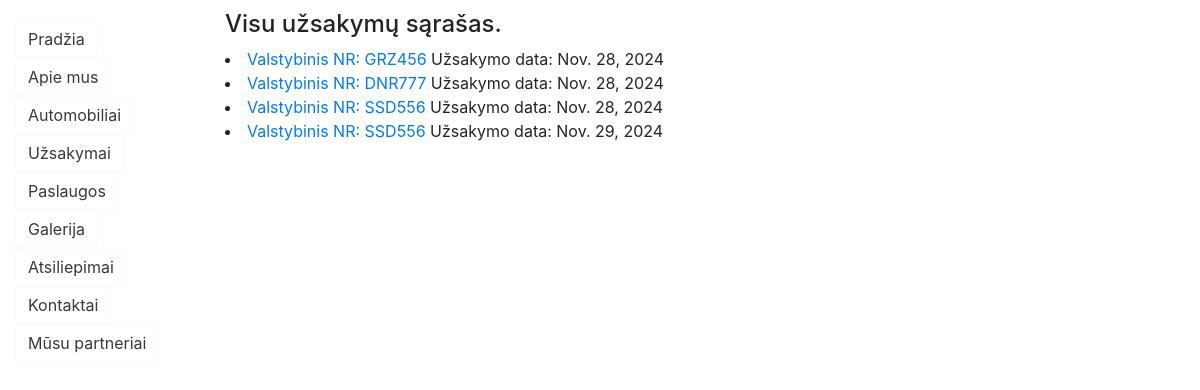
Page /servis/uzsakymai/ on the earlier database version.
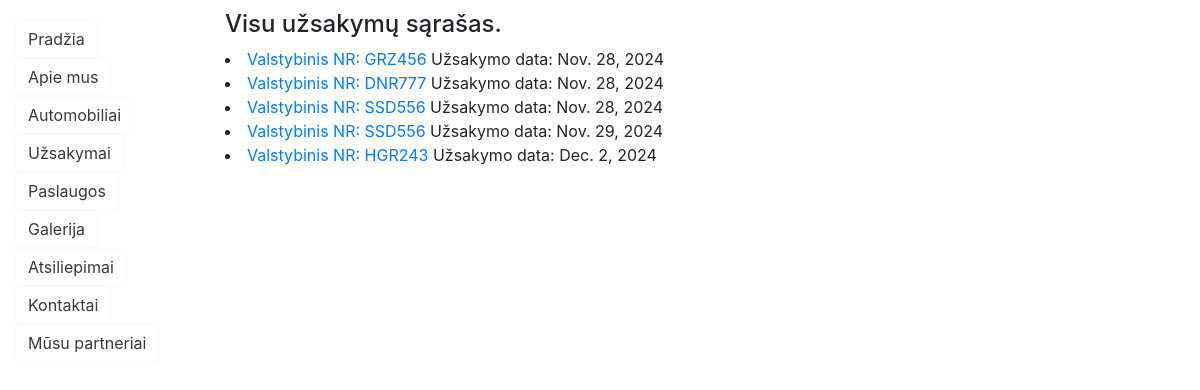
Same page on the later database version.
### servis/models.py (models this page shows, shortened)
class Uzsakymas(models.Model):
    Data = models.DateField("Data", null=False)
    Automobilis = models.ForeignKey("Automobilis", on_delete=models.CASCADE, null=False)
    UZS_STATUS = (
        ("v", "Vykdoma"),
        ("l", "Laukiama"),
        ("p", "Paruošta"),
        ("n", "Nukelta"),
    )
    status = models.CharField(
        max_length=1,
        choices=UZS_STATUS,
        blank=True,
        default="l",
        help_text="Statusas"
    )
    class Meta:
        ordering = ["Data"]
        verbose_name = "Užsakymas"
        verbose_name_plural = "Užsakymai"

class Automobilis(models.Model):
    Valstybinis_NR = models.CharField("Mašinos valstybinis numeris", max_length=10, null=False)
    VIN_kodas = models.CharField("Mašinos VIN numeris/kodas", max_length=25, null=False)
    Klientas = models.CharField("Kliento Vardas Pavardė", max_length=50, null=False)
    AutomobilioModelis = models.ForeignKey("AutomobilioModelis", on_delete=models.CASCADE, null=False)
    class Meta:
        verbose_name = "Automobilis"
        verbose_name_plural = "Automobiliai"

### servis/views.py (the view)
# urls.py: path('uzsakymai/',views.UzsakymasListView.as_view(),name="uzsakymai"),
class UzsakymasListView(generic.ListView):
    model = Uzsakymas
    template_name = "uzsakymai_list.html"

### servis/templates/uzsakymai_list.html
{% extends "base.html" %}
{% block content %}
<div class="container uzsakymai">
    <h4>Visu užsakymų sąrašas.</h4>
    {% for uzs in uzsakymas_list %}
    <li><a href="{{ uzs.id }}">Valstybinis NR: {{uzs.Automobilis.Valstybinis_NR}}</a> Užsakymo data: {{uzs.Data}}</li>
    {% endfor %}
</div>
{% endblock %}

### servis/templates/base.html (shortened to what this page needs)
<!DOCTYPE html>
<html lang="en" data-bs-theme="dark">
<head>
    <link rel="stylesheet" href="https://stackpath.bootstrapcdn.com/bootstrap/4.1.3/css/bootstrap.min.css"
>
    {% load static %}
    <link rel="stylesheet" href="{% static 'css/styles.css' %}">
</head>
<body>
<div class="container-fluid">
    <div class="row">
        <div class="col-sm-2">
            {% block sidebar %}
            <ul class="sidebar-nav">
                <li><a href="{% url 'index' %}" type="button" class="btn btn-outline-light text-dark">Pradžia</a></li>
                <li><a href="" class="btn btn-outline-light text-dark">Apie mus</a>
                <li><a href="{% url 'automobiliai' %}" class="btn btn-outline-light text-dark" >Automobiliai</a>
                <li><a href="{% url 'uzsakymai' %}" class="btn btn-outline-light text-dark">Užsakymai</a>
                <li><a href="" class="btn btn-outline-light text-dark">Paslaugos</a>
                <li><a href="" class="btn btn-outline-light text-dark">Galerija</a>
                <li><a href="" class="btn btn-outline-light text-dark">Atsiliepimai</a></li>
                <li><a href="" class="btn btn-outline-light text-dark">Kontaktai</a>
                <li><a href="" class="btn btn-outline-light text-dark">Mūsu partneriai</a></li>
            </ul>
            {% endblock %}
        </div>
        <div class="col-sm-10">{% block content %}{% endblock %}</div>
    </div>
</div>
</body>
</html>

### servis/static/css/styles.css (style rules this page uses)
.sidebar-nav { margin-top: 20px; padding: 0; list-style: none; }
.col-sm-10 { padding: 10px; }

Differences in the rows shown:
added Uzsakymas: Automobilis.Valstybinis_NR "HGR243", Data "Dec. 2, 2024"
